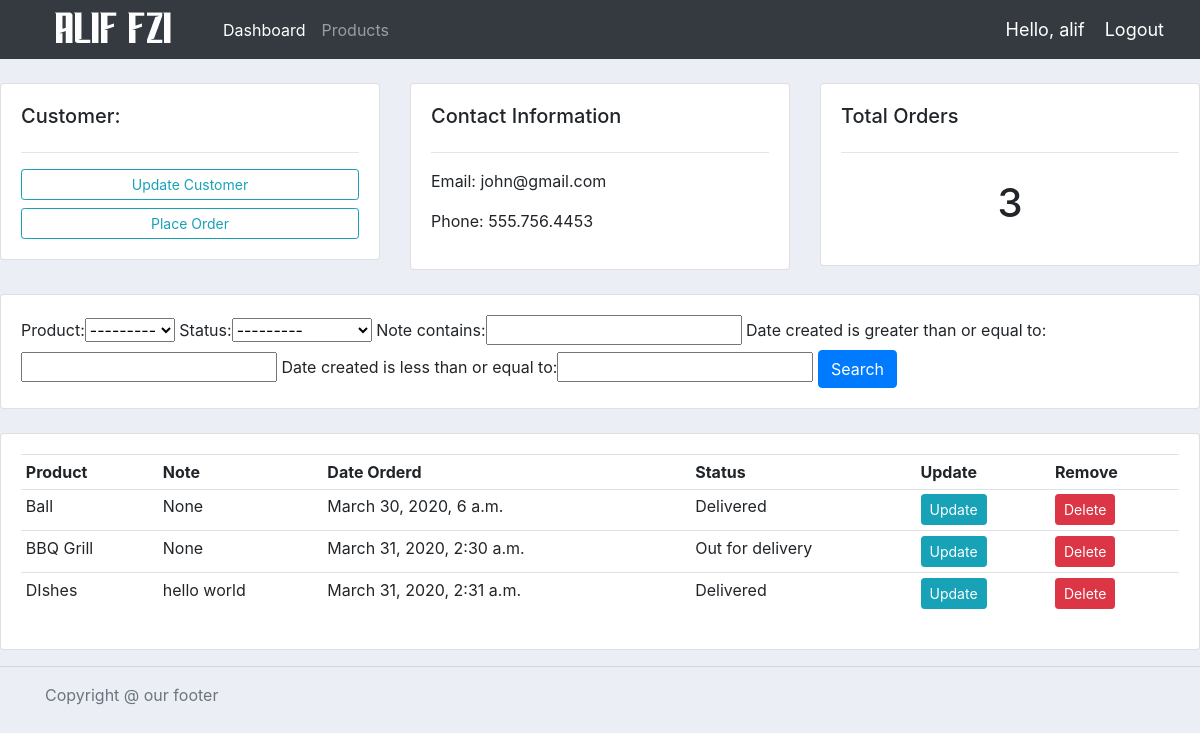
The app's page /customer/1/ (signed in) with its own data.
### accounts/models.py (models this page shows, shortened)
class Customer(models.Model):
	user = models.OneToOneField(User, null=True, on_delete=models.CASCADE)
	name = models.CharField(max_length=200, null=True)
	phone = models.CharField(max_length=200, null=True)
	email = models.CharField(max_length=200, null=True)
	profile_pic = models.ImageField(default="profile1.png", null=True, blank=True)
	date_created = models.DateTimeField(auto_now_add=True, null=True)

class Order(models.Model):
	STATUS = (
			('Pending', 'Pending'),
			('Out for delivery', 'Out for delivery'),
			('Delivered', 'Delivered'),
			)
	customer = models.ForeignKey(Customer, null=True, on_delete= models.SET_NULL)
	product = models.ForeignKey(Product, null=True, on_delete= models.SET_NULL)
	date_created = models.DateTimeField(auto_now_add=True, null=True)
	status = models.CharField(max_length=200, null=True, choices=STATUS)
	note = models.CharField(max_length=1000, null=True)

class Product(models.Model):
	CATEGORY = (
			('Indoor', 'Indoor'),
			('Out Door', 'Out Door'),
			)
	name = models.CharField(max_length=200, null=True)
	price = models.FloatField(null=True)
	category = models.CharField(max_length=200, null=True, choices=CATEGORY)
	description = models.CharField(max_length=200, null=True, blank=True)
	date_created = models.DateTimeField(auto_now_add=True, null=True)
	tags = models.ManyToManyField(Tag)
	def __str__(self):
		return self.name

### accounts/decorators.py (the view)
		def wrapper_func(request, *args, **kwargs):
			group = None
			if request.user.groups.exists():
				group = request.user.groups.all()[0].name
			if group in allowed_roles:
				return view_func(request, *args, **kwargs)
			else:
				return HttpResponse('You are not authorized to view this page')

### accounts/views.py (called while the page is built)
@login_required(login_url='login')
@allowed_users(allowed_roles=['admin'])
def customer(request, pk_test):
	customer = Customer.objects.get(id=pk_test)
	orders = customer.order_set.all()
	order_count = orders.count()
	myFilter = OrderFilter(request.GET, queryset=orders)
	orders = myFilter.qs
	context = {'customer':customer, 'orders':orders, 'order_count':order_count,
	'myFilter':myFilter}
	return render(request, 'accounts/customer.html',context)

### accounts/templates/accounts/customer.html
{%  extends 'accounts/main.html' %}
{% block content %}
	<br>
<div class="row">
	<div class="col-md">
		<div class="card card-body">
			<h5>Customer:</h5>
			<hr>
			<a class="btn btn-outline-info  btn-sm btn-block" href="">Update Customer</a>
			<a class="btn btn-outline-info  btn-sm btn-block" href="{% url 'create_order' customer.id %}">Place Order</a>
		</div>
	</div>
	<div class="col-md">
		<div class="card card-body">
			<h5>Contact Information</h5>
			<hr>
			<p>Email: {{customer.email}}</p>
			<p>Phone: {{customer.phone}}</p>
		</div>
	</div>
	<div class="col-md">
		<div class="card card-body">
			<h5>Total Orders</h5>
			<hr>
			<h1 style="text-align: center;padding: 10px">{{order_count}}</h1>
		</div>
	</div>
</div>
<br>
<div class="row">
	<div class="col">
		<div class="card card-body">
			<form method="get">
				{{myFilter.form}}
		    <button class="btn btn-primary" type="submit">Search</button>
		  </form>
		</div>
	</div>
</div>
<br>
<div class="row">
	<div class="col-md">
		<div class="card card-body">
			<table class="table table-sm">
				<tr>
					<th>Product</th>
					<th>Note</th>
					<th>Date Orderd</th>
					<th>Status</th>
					<th>Update</th>
					<th>Remove</th>
				</tr>
				{% for order in orders %}
				<tr>
					<td>{{order.product}}</td>
					<td>{{order.note}}</td>
					<td>{{order.date_created}}</td>
					<td>{{order.status}}</td>
					<td><a class="btn btn-sm btn-info" href="{% url 'update_order' order.id %}">Update</a></td>
					<td><a class="btn btn-sm btn-danger" href="{% url 'delete_order' order.id %}">Delete</a></td>
				</tr>
				{% endfor %}
			</table>
		</div>
	</div>
</div>
{% endblock %}

### accounts/templates/accounts/navbar.html (shortened to what this page needs)
{% load static %}
<nav class="navbar navbar-expand-lg navbar-dark bg-dark">
 <img src="{% static 'images/logo.png' %}">
  <div class="collapse navbar-collapse" id="navbarNav">
    <ul class="navbar-nav">
      {% if request.user.is_staff %}
      <li class="nav-item active">
        <a class="nav-link" href="{% url 'home' %}">Dashboard</a>
      </li>
      <li class="nav-item">
        <a class="nav-link" href="{% url 'products' %}">Products</a>
      </li>
      {% else %}
       <li class="nav-item">
        <a class="nav-link" href="{% url 'account' %}">Settings</a>
      </li>
      {% endif %}
    </ul>
  </div>
  <span class="hello-msg">Hello, {{request.user}}</span>
  <span ><a  class="hello-msg" href="{% url 'logout' %}">Logout</a></span>
</nav>

### static/css/main.css (style rules this page uses)
body { background-color: #ebeff5; }

### accounts/templates/accounts/navbar.html (style rules this page uses)
.hello-msg { font-size: 18px; color: #fff; margin-right: 20px; }

### records on screen
Customer: email "john@gmail.com", phone "555.756.4453"
Order: product "Ball", note "None", date_created "March 30, 2020, 6 a.m.", status "Delivered"
Order: product "BBQ Grill", note "None", date_created "March 31, 2020, 2:30 a.m.", status "Out for delivery"
Order: product "DIshes", note "hello world", date_created "March 31, 2020, 2:31 a.m.", status "Delivered"

### other values on screen
{{ request.user }} "alif"
{{ order_count }} "3"
